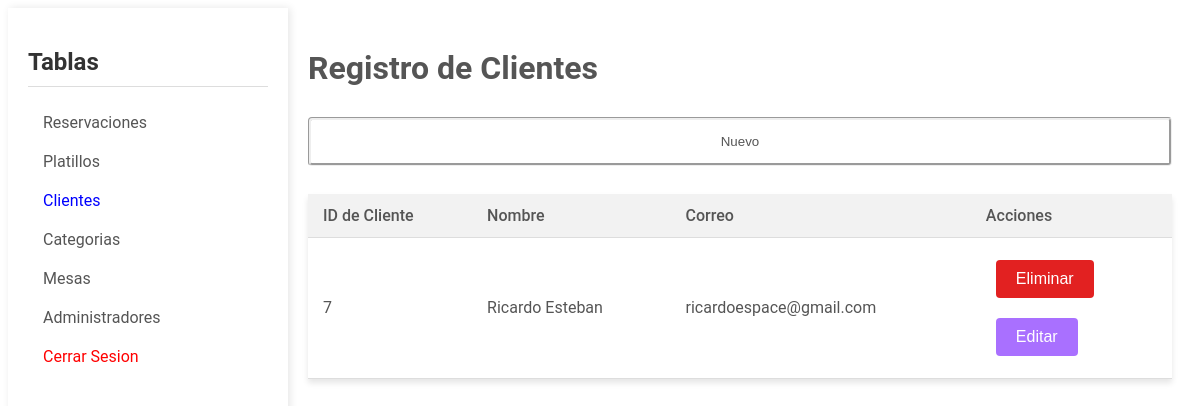
Page /admCliente.php (signed in) on the earlier database version.
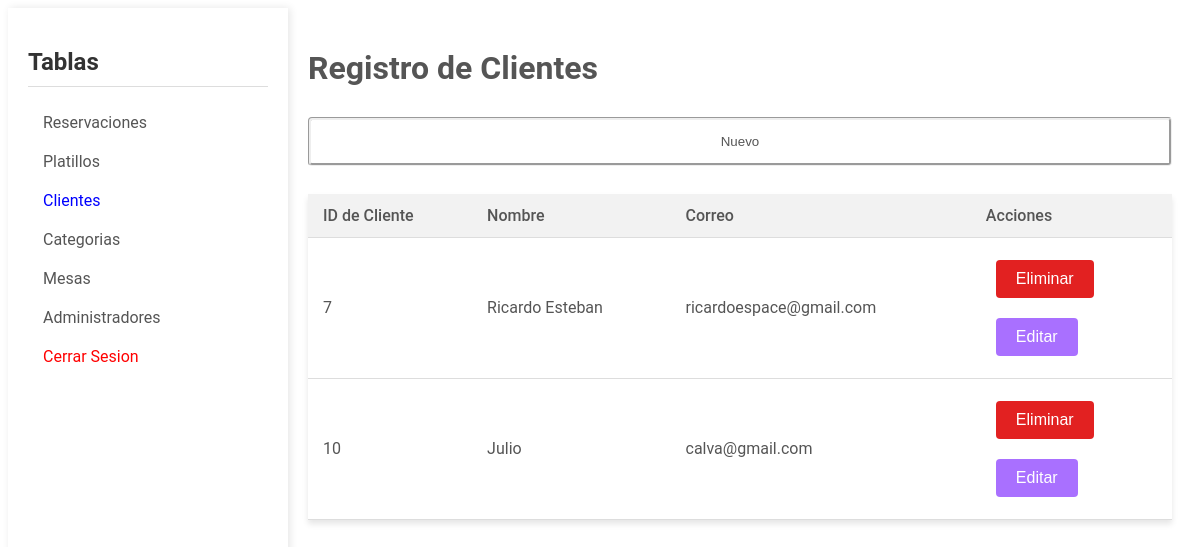
Same page on the later database version.
### tables this page shows
CREATE TABLE `Cliente` (
  `idCliente` int(11) NOT NULL,
  `nombre` varchar(100) DEFAULT NULL,
  `correo` varchar(50) DEFAULT NULL
);

### admCliente.php (the view, shortened to what this page needs)
<!DOCTYPE html>
<html lang="es">
<head>
    <link rel="stylesheet" href="assets/css/adminPanel.css">
</head>
<body>
    <div class="container">
        <aside class="sidebar">
            <h2>Tablas</h2>
            <ul>
                <li><a href="admReservacion.php" >Reservaciones</a></li>
                <li><a href="admPlatillo.php" >Platillos</a></li>
                <li><a href="admCliente.php" style="color:blue;" >Clientes</a></li>
                <li><a href="admCategoria.php">Categorias</a></li>
                <li><a href="admMesa.php"  >Mesas</a></li>
                <li><a href="admAdmin.php">Administradores</a></li>
                <li><a href="controller/sesionKiller.php" style="color:#ff0000;" >Cerrar Sesion</a></li>
            </ul>
        </aside>
        <main class="content">
            <h1>Registro de Clientes</h1>
            <button onclick="mostrarFormulario()">Nuevo</button>
            <table>
                <thead>
                    <tr>
                        <th>ID de Cliente</th>
                        <th>Nombre</th>
                        <th>Correo</th>
                        <th>Acciones</th>
                    </tr>
                </thead>
                <tbody>
                    <?php
                        include 'controller/conexion.php';
                        $sql = "SELECT idCliente, nombre, correo FROM Cliente";
                        $result = $conn->query($sql);
                        if ($result->num_rows > 0) {
                            while($row = $result->fetch_assoc()) {
                                echo
                                "<tr>
                                    <td>" . $row["idCliente"]. "</td>
                                    <td>" . $row["nombre"]. "</td>
                                    <td>" . $row["correo"]. "</td>
                                    <td>
                                        <form action='controller/clientesDAO.php' method='post'>
                                            <input type='hidden' name='idCliente' value='" . $row["idCliente"] . "'>
                                            <input type='hidden' name='action' value='delete'>
                                            <input type='submit' style='background-color: #e22121; margin:10px; color: white; padding: 10px 20px; border: none; border-radius: 4px; cursor: pointer; font-size: 16px;' value='Eliminar'>
                                        </form>
                                        <form action='controller/clientesDAO.php' method='post'>
                                            <input type='hidden' name='idCliente' value='" . $row["idCliente"] . "'>
                                            <input type='hidden' name='action' value='update'>
                                            <input type='submit' style='background-color: #a970ff; margin:10px; color: white; padding: 10px 20px; border: none; border-radius: 4px; cursor: pointer; font-size: 16px;' value='Editar'>
                                        </form>
                                    </td>
                                </tr>";
                            }
                        } else {
                            echo "<tr><td colspan='7'>No hay clientes disponibles</td></tr>";
                        }
                    ?>
                </tbody>
            </table>
        </main>
    </div>
</body>
</html>

Differences in the rows shown:
added cliente: idCliente "10", nombre "Julio", correo "calva@gmail.com"
